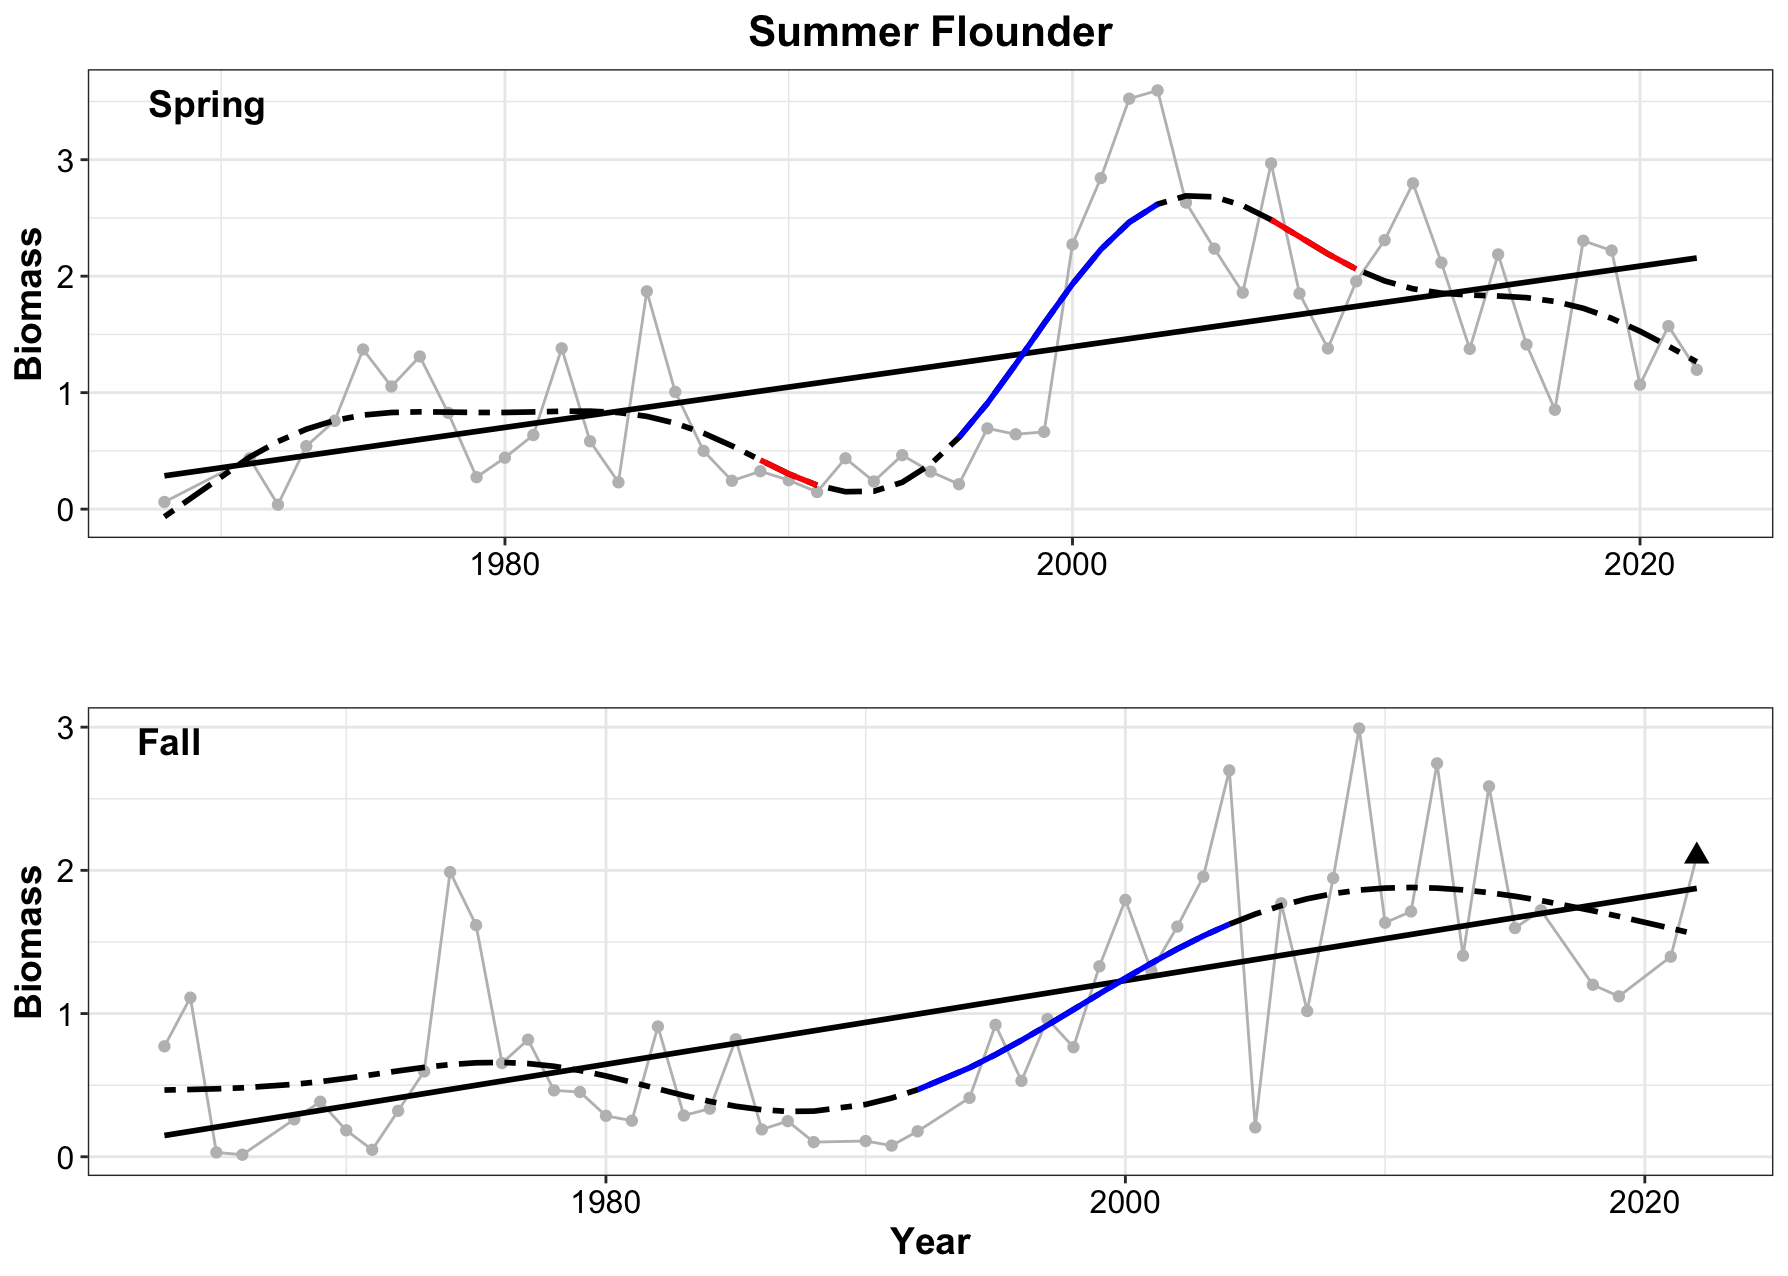

Generate this figure with R:
## Figures for Summer Flounder

## **Laura Gruenburg, lagruenburg@gmail.com**

#   **LAST UPDATED: September 28, 2023**

###load required functions
#  You will need to download the functions from here https://gist.github.com/gavinsimpson/e73f011fdaaab4bb5a30

setwd("~/Desktop/NYB Indicators/Deriv")
source("Deriv.R")
library(mgcv)
library(ggplot2)
#library(mgcViz)
library(ggpubr)

#######Load the datasets
setwd("~/Desktop/NYB Indicators/NYB_Indicators_Calculations/Final_Timeseries_Figures/Timeseries_Files_2023")
ds<-read.csv("summerflounder_spring_2023.csv", header = TRUE)


#calculate the 30th a and 70th percentiles for the short term column of the indicators report
qds = quantile(ds$strat.biomass, probs = c(.30, .70))

# find the last 5 years mean
mn_ds5 = mean(ds$strat.biomass[ds$YEAR >= 2019])
# what quintile the data is in
mn_ds5 >qds

# Creat a GAM - adjust k and remember to check model
mod<- gam(strat.biomass ~ s(YEAR, k=10), data = ds)
summary(mod) #check out model
gam.check(mod)

pdata <- with(ds, data.frame(YEAR = YEAR))
p2_mod <- predict(mod, newdata = pdata,  type = "terms", se.fit = TRUE)
intercept = 1.25431     # look at p2_mod and extract the intercept
pdata <- transform(pdata, p2_mod = p2_mod$fit[,1], se2 = p2_mod$se.fit[,1])

#  Now that we have the model prediction, the next step is to calculate the first derivative
#  Then determine which increases and decreases are significant
Term = "YEAR"
mod.d <- Deriv(mod, n=53) # n is the number of YEARs
mod.dci <- confint(mod.d, term = Term)
mod.dsig <- signifD(pdata$p2_mod, d = mod.d[[Term]]$deriv,
                    +                    mod.dci[[Term]]$upper, mod.dci[[Term]]$lower)

# Take a quick look to make sure it appears ok before final plotting
plot(strat.biomass ~ YEAR, data = ds)
lines(strat.biomass ~ YEAR, data = ds)
lines(p2_mod+intercept ~ YEAR, data = pdata, type = "n")
lines(p2_mod+intercept ~ YEAR, data = pdata)
lines(unlist(mod.dsig$incr)+intercept ~ YEAR, data = pdata, col = "blue", lwd = 3)
lines(unlist(mod.dsig$decr)+intercept ~ YEAR, data = pdata, col = "red", lwd = 3)

linearMod<- lm(strat.biomass ~ YEAR, data=ds)
summary(linearMod)

p1 = ggplot() + 
  geom_line(data = ds, aes(x = YEAR, y = strat.biomass), color = 'grey') +
  geom_point(data = ds, aes(x = YEAR, y = strat.biomass), color = 'gray') + 
  #geom_point(data = ds[52:53, ], aes(x = YEAR, y = strat.biomass), shape = 17, size = 3) + 
  geom_smooth(data = ds, aes(x = YEAR, y = strat.biomass), method = lm, se = FALSE, color = 'black') + 
  geom_line(data=pdata, aes(x = YEAR, y = p2_mod+intercept), se = FALSE, color = 'black', linetype = 'twodash', size = 1) + 
  geom_line(data = pdata, aes(y = unlist(mod.dsig$incr)+intercept, x = YEAR), color = "blue", size = 1) + 
  geom_line(data = pdata, aes(y = unlist(mod.dsig$decr)+intercept, x = YEAR), color = 'red', size = 1) + 
  theme_bw() +
  labs (y = bquote("Biomass"), x = '', title = 'Summer Flounder') + 
  theme(plot.title=element_text(size = 16,face = 'bold',hjust = 0.5), axis.title=element_text(size = 14, face = 'bold'), axis.text= element_text(color = 'black', size = 12))


ds2<-read.csv("summerflounder_fall_2023.csv", header = TRUE)



#calculate the 30th a and 70th percentiles for the short term column of the indicators report
qds2 = quantile(ds2$strat.biomass, probs = c(.30, .70))

# find the last 5 years mean
mn_ds25 = mean(ds2$strat.biomass[ds2$YEAR >= 2019])
# what quintile the data is in
mn_ds25 >qds2

# Creat a GAM - adjust k and remember to check model
mod2<- gam(strat.biomass ~ s(YEAR, k=10), data = ds2)
summary(mod2) #check out model
gam.check(mod2)

pdata2 <- with(ds2, data.frame(YEAR = YEAR))
p2_mod2 <- predict(mod2, newdata = pdata2,  type = "terms", se.fit = TRUE)
intercept2 = 0.9988367     # look at p2_mod and extract the intercept
pdata2 <- transform(pdata2, p2_mod2 = p2_mod2$fit[,1], se2 = p2_mod2$se.fit[,1])

#  Now that we have the model prediction, the next step is to calculate the first derivative
#  Then determine which increases and decreases are significant
Term = "YEAR"
mod2.d <- Deriv(mod2, n=55) # n is the number of YEARs
mod2.dci <- confint(mod2.d, term = Term)
mod2.dsig <- signifD(pdata2$p2_mod2, d = mod2.d[[Term]]$deriv,
                     +                    mod2.dci[[Term]]$upper, mod2.dci[[Term]]$lower)

# Take a quick look to make sure it appears ok before final plotting
plot(strat.biomass ~ YEAR, data = ds2)
lines(strat.biomass ~ YEAR, data = ds2)
lines(p2_mod2+intercept2 ~ YEAR, data = pdata2, type = "n")
lines(p2_mod2+intercept2 ~ YEAR, data = pdata2)
lines(unlist(mod2.dsig$incr)+intercept2 ~ YEAR, data = pdata2, col = "blue", lwd = 3)
lines(unlist(mod2.dsig$decr)+intercept2 ~ YEAR, data = pdata2, col = "red", lwd = 3)

linearmod2<- lm(strat.biomass ~ YEAR, data=ds2)
summary(linearmod2)

p2 = ggplot() + 
  geom_line(data = ds2, aes(x = YEAR, y = strat.biomass), color = 'grey') +
  geom_point(data = ds2, aes(x = YEAR, y = strat.biomass), color = 'gray') + 
  geom_point(data = ds2[55, ], aes(x = YEAR, y = strat.biomass), shape = 17, size = 3) + 
  geom_smooth(data = ds2, aes(x = YEAR, y = strat.biomass), method = lm, se = FALSE, color = 'black') + 
  geom_line(data=pdata2, aes(x = YEAR, y = p2_mod2+intercept2), se = FALSE, color = 'black', linetype = 'twodash', size = 1) + 
  geom_line(data = pdata2, aes(y = unlist(mod2.dsig$incr)+intercept2, x = YEAR), color = "blue", size = 1) + 
  geom_line(data = pdata2, aes(y = unlist(mod2.dsig$decr)+intercept2, x = YEAR), color = 'red', size = 1) + 
  theme_bw() +
  labs (y = bquote("Biomass"), x = 'Year', title = '') + 
  theme(plot.title=element_text(size = 16,face = 'bold',hjust = 0.5), axis.title=element_text(size = 14, face = 'bold'), axis.text= element_text(color = 'black', size = 12))


ggarrange(p1, p2, 
          labels = c("Spring", " Fall"),
          label.x = c(.05,.05),
          label.y = c(0.88,0.88),
          font.label = (face = 'Italic'),
          ncol = 1, nrow = 2)
